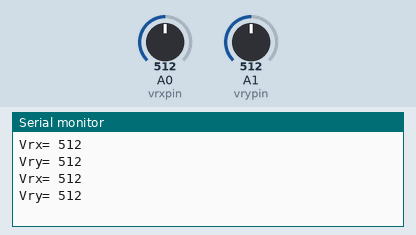
A sketch run on a simulated Arduino Uno, built with avr-gcc and run on an emulated ATmega328P. Parts: the last lines printed to the serial monitor. The test bench sets the inputs (shaded band); at power-on: A0 (vrxpin) = 512, A1 (vrypin) = 512.

Above: at 1.8 s.
1.9 s: A0 (vrxpin) set to 716
At 2.8 s:
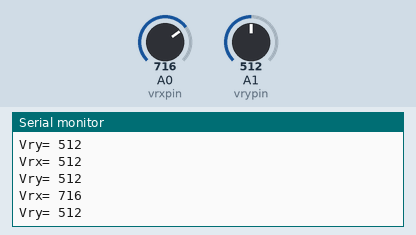
3.4 s: A1 (vrypin) set to 716
At 4.7 s:
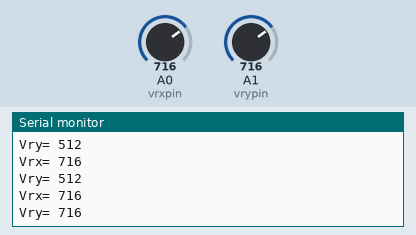
4.9 s: A0 (vrxpin) set to 900
At 5.5 s:
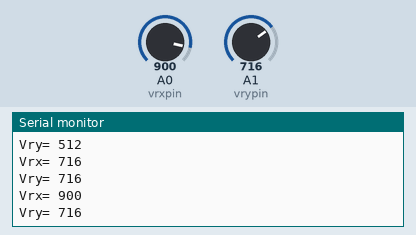
6.4 s: A1 (vrypin) set to 900
At 7.8 s:
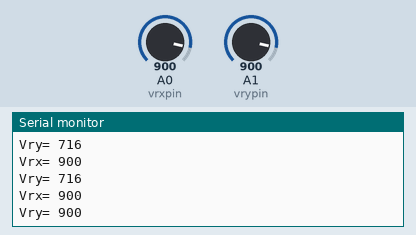
Timing chart, 0 to 8.9 s (numbered marks = the images above; inputs shaded):
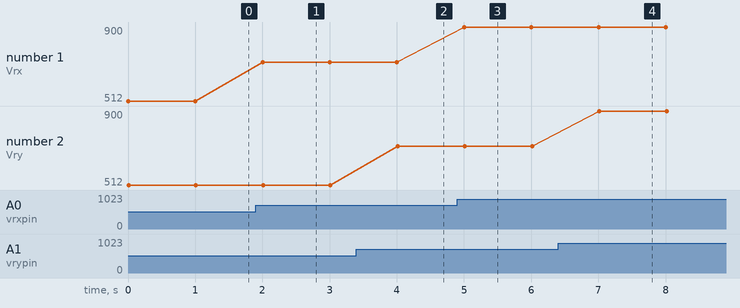

The sketch:

Mar7_JoyStick.ino
```cpp
int vrxpin = A0;
int vrypin = A1;
int vrx;
int vry;
void setup() {
  // put your setup code here, to run once:
  pinMode(vrxpin, INPUT);
  pinMode(vrypin, INPUT);
  Serial.begin(9600);

}

void loop() {
  // put your main code here, to run repeatedly:
  vrx = analogRead(vrxpin);
  vry = analogRead(vrypin);

  Serial.print("Vrx= ");
  Serial.println(vrx);

  Serial.print("Vry= ");
  Serial.println(vry);

  delay(1000);

}
```

Measured:
- after the input at 1.9 s, the serial monitor: prints a new line after 0.10 s (image 1)
- after the input at 3.4 s, the serial monitor: prints a new line after 0.61 s (image 2)
- after the input at 4.9 s, the serial monitor: prints a new line after 0.10 s (image 3)
- after the input at 6.4 s, the serial monitor: prints a new line after 0.62 s (image 4)
- plotted number 1: 512 → 716 after the input at 1.9 s, 716 → 900 after the input at 4.9 s
